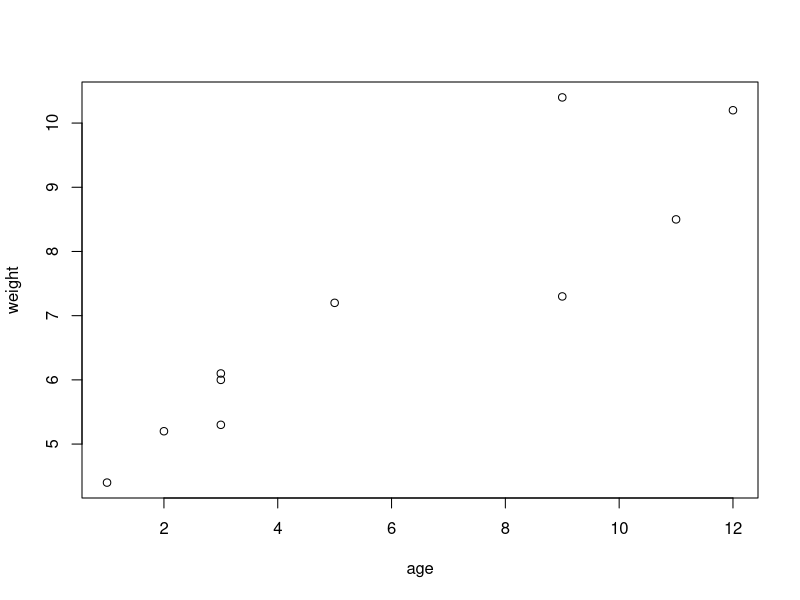
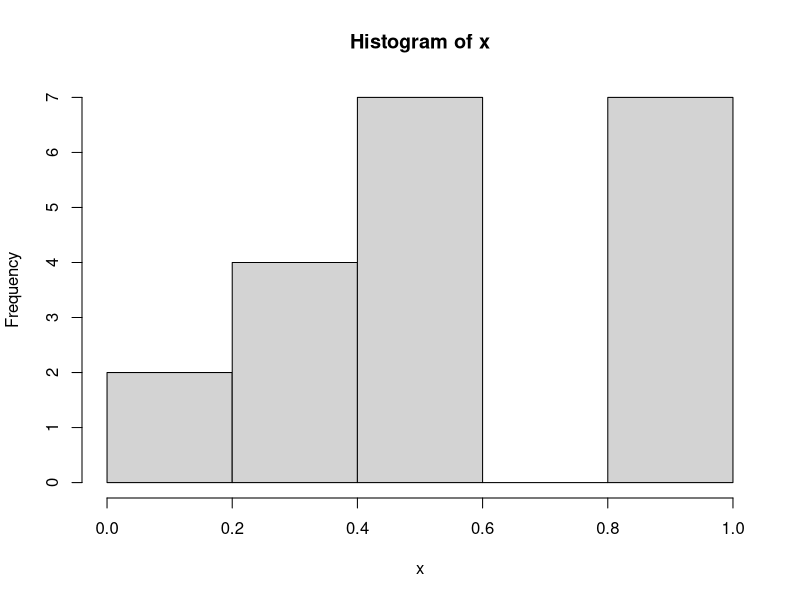

Here is the R script that generated these plots, in order: (Note: this script raises an error after producing the figures.)
#------------------------------------#
# R in Action (2nd ed): Chapter 1    #
# Introduction to R                  #
#------------------------------------#

# A sample R session
# q() is commented out so you don't accidently exit

# Listing 1.1 - A Sample R session

age <- c(1,3,5,2,11,9,3,9,12,3)
weight <- c(4.4,5.3,7.2,5.2,8.5,7.3,6.0,10.4,10.2,6.1)
mean(weight)
sd(weight)
cor(age,weight)
plot(age,weight)
# q()


# Listing 1.2 - An example of commands used to manage the R Workspace. 

setwd("C:/myprojects/project1") # change the path to one of your directories
options()
options(digits=3)
x <- runif(20)
summary(x)
hist(x)
savehistory()
save.image()
# q()


# Listing 1.3 - Working with a new package

help.start()
install.packages("vcd")
help(package="vcd")
library(vcd)
help(Arthritis)
Arthritis
example(Arthritis)
# q()
